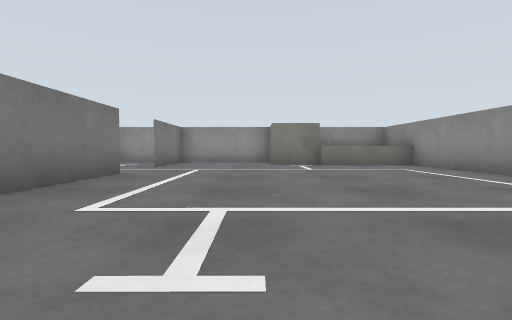
view 1 (above)

18 first-person views from a walk through a Gazebo world. The camera is 0.09 m above the floor, tilts 2° down and sees 80° across. The floor is counted in squares, 0.2 m on a side. Each view is taken from the middle of a square. On the plan, view 1 faces up. The plan holds only what a view shows up to about 9 squares ahead; the rest is blank. The place goes on beyond the plan.

view 2
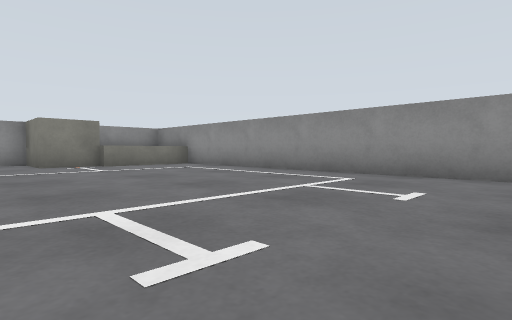

view 3
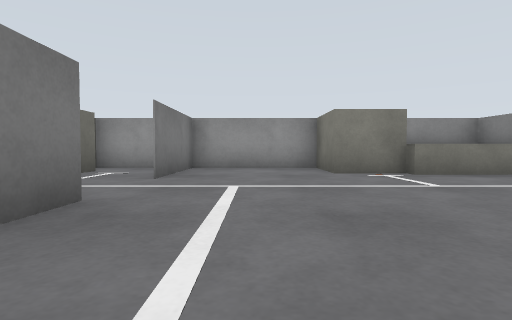

view 4
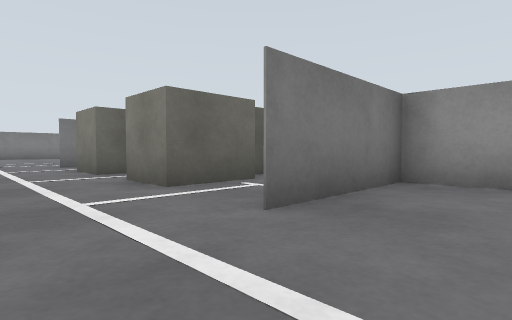

view 5
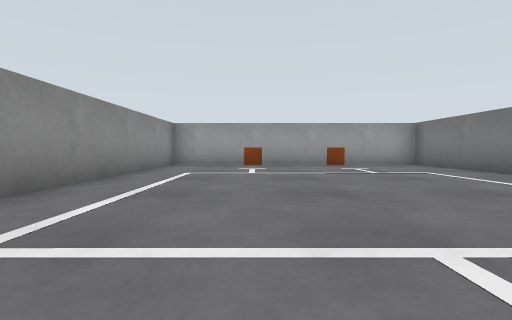

view 6
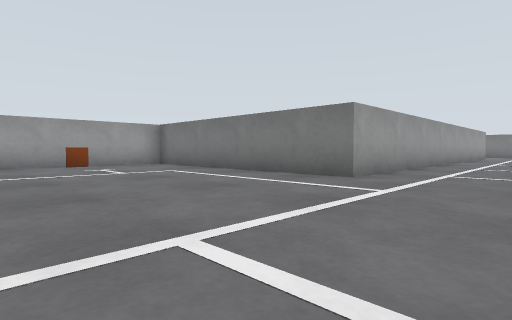

view 7
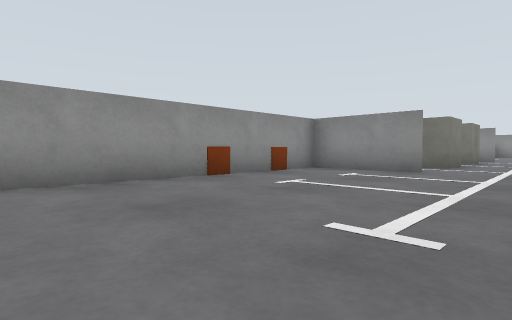

view 8
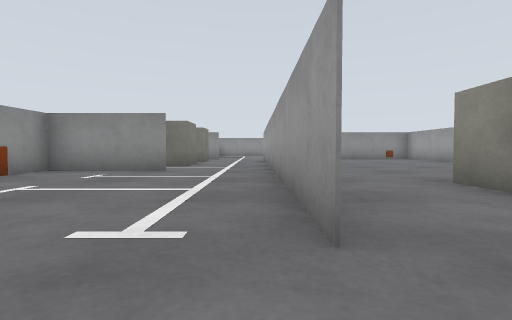

view 9
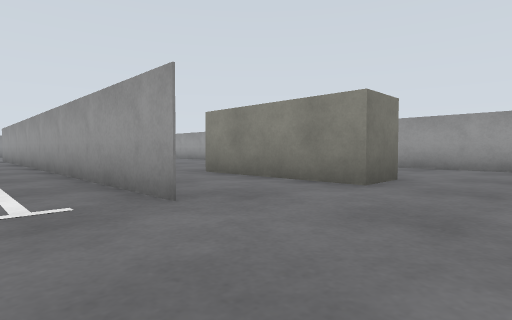

view 10
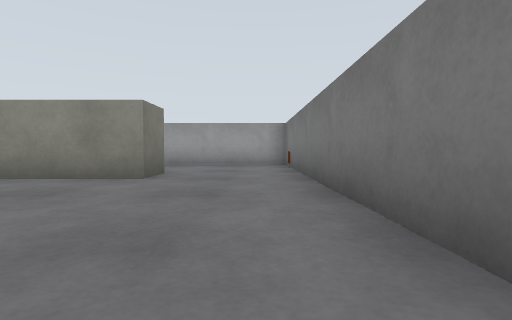

view 11
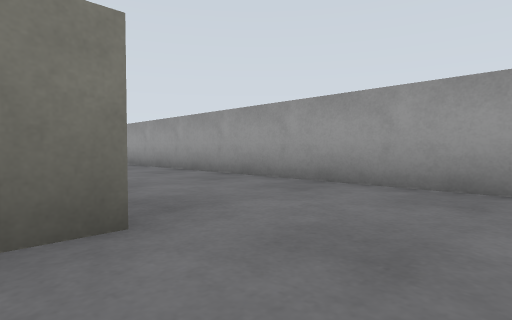

view 12
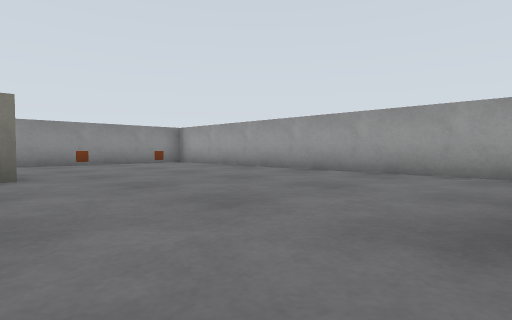

view 13
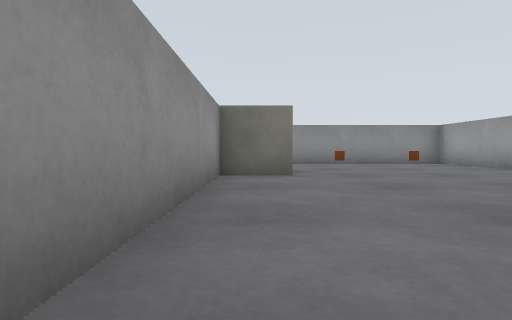

view 14
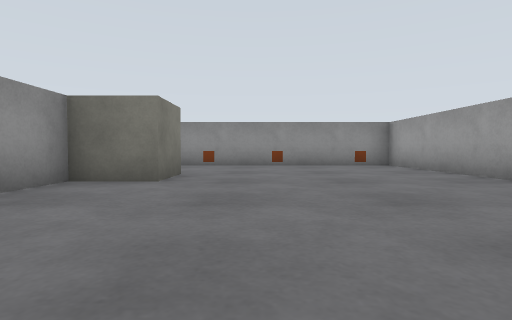

view 15
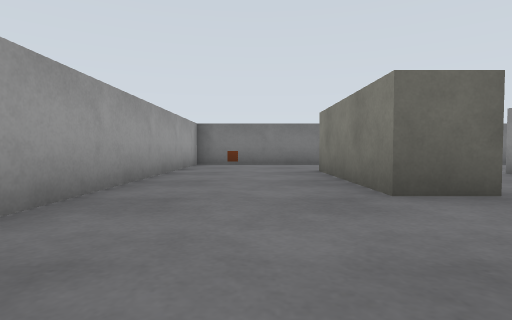

view 16
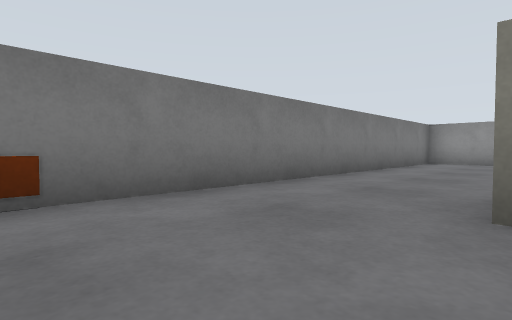

view 17
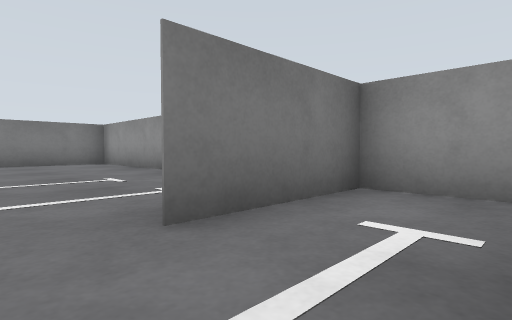

view 18
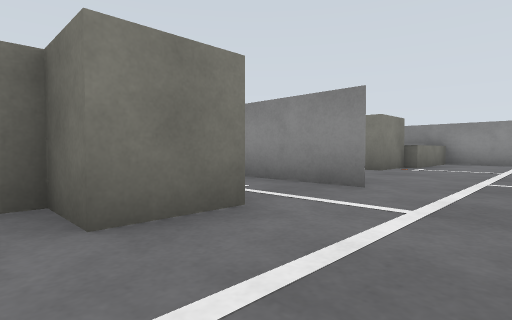

### Floor plan
Points are (right, up) in squares from view 1. A wall is a line through its corners. A room is listed if a view was taken in it or the views show most of it. See-through windows are left out.
Room 1 (views 1, 2, 3, 4, 5, 6, 7, 8, 9, 10, 11, 12, 13, 14, 15, 16, 17, 18)
walls: (-6.6, 5.6) (-11.4, 5.6); (-2.6, 7.6) (-2.6, 9.7); (-9.7, 7.8) (-9.7, 10.3); (-8.3, 10.3) (-10.6, 10.3); (-9.6, 10.3) (-9.6, 7.8); (-2.5, 10.4) (-2.5, 7.6); (0.4, 10.3) (-4, 10.3); (-14.6, 5.6) (-2.5, 5.7) (-2.5, -0.8) (-2.6, 5.1); (-13.8, 10.3) (-17.5, 10.3); (-17.9, 10) (-17.8, -0.7) (4.4, -0.7) (4.3, 8.5)
objects: orange box (-18, 0); grey box (-15, 2) to (-12, 3); orange box (-13, 10); orange box (-11, 10); grey box (-8, 8) to (-7, 9); grey box (-7, 5) to (-5, 5); grey box (-7, 9) to (-6, 9); grey box (-7, 10) to (-5, 10); grey box (-5, 8) to (-5, 9); other object (-3, 0); orange box (-3, 2); other object (-3, 4); orange box (0, -1); grey box (1, 9) to (2, 10); orange box (2, -1); grey box (3, 9) to (4, 10)

Positions as (right, up) in squares from view 1, and headings:
1: (0, 0), facing up
2: (-1, 0), facing up-right
3: (-1, 3), facing up
4: (-1, 6), facing up-left
5: (2, 8), facing down
6: (2, 8), facing down-left
7: (-16, 6), facing up-right
8: (-16, 6), facing right
9: (-17, 7), facing down-right
10: (-17, 8), facing down
11: (-17, 3), facing down-right
12: (-12, 5), facing down-right
13: (-12, 5), facing right
14: (-11, 3), facing right
15: (-9, 1), facing left
16: (-15, 0), facing up-left
17: (-8, 7), facing up-left
18: (-6, 6), facing up-right
